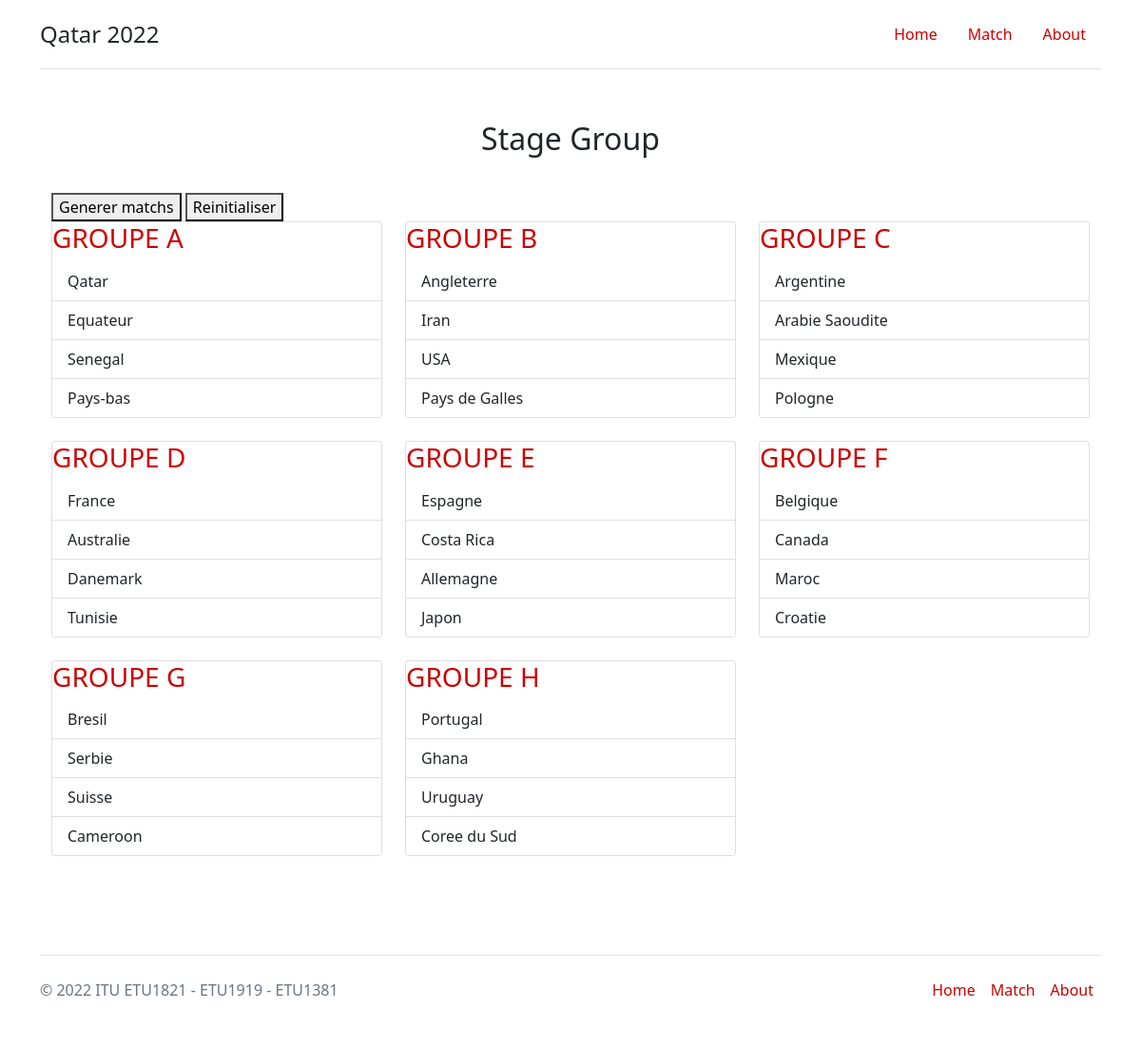
The page / on the database its author committed.
### tables this page shows
CREATE TABLE IF NOT EXISTS Groupe (
  idGroupe int NOT NULL AUTO_INCREMENT, 
  nomGroupe varchar(40) NOT NULL,
  PRIMARY KEY (idGroupe)
);

CREATE TABLE IF NOT EXISTS Equipe (
  idEquipe int NOT NULL AUTO_INCREMENT,
  idGroupe int NOT NULL,
  nomEquipe varchar(40) NOT NULL,
  PRIMARY KEY (idEquipe),
  FOREIGN KEY (idGroupe) REFERENCES Groupe(idGroupe)
);

### inc/Function.php (called while the page is built, shortened)
<?php
function getGroupe ($connection) {
    $requete = $connection->query("SELECT * from groupe");
    $requete->setFetchMode(PDO::FETCH_OBJ);
    $val = array();
    while($donne = $requete->fetch()){
        $val[] = $donne;
    }
    return $val;
}
function getequipesofgroupe($connection, $idgroupe)
{
    $sql = "SELECT * from groupe natural join equipe where idgroupe = '%s'";
    $sql = sprintf($sql, $idgroupe);
    $requete = $connection->query($sql);
    $requete->setFetchMode(PDO::FETCH_ASSOC);
    $val = array();
    while($donne = $requete->fetch()){
        $val[] = $donne;
    }
    return $val;
}
?>

### index.php (the view, shortened to what this page needs)
<?php
  require('inc/Function.php');
  $connexion = getConnection();
  $groupeonly = getGroupe($connexion);
?>
<!DOCTYPE html>
<html lang="en">
<head>
    <link rel="stylesheet" href="./assets/css/bootstrap.min.css">
    <link rel="stylesheet" href="./assets/css/style.css">
</head>
<body>
    <div class="container">
        <header class="d-flex flex-wrap justify-content py-3 mb-4 border-bottom">
            <a href="#" class="d-flex align-items-center mb-3 mb-md-0 me-md-auto text-dark text-decoration-none">
                <span class="fs-4 title">Qatar 2022</span>
            </a>
            <ul class="nav nav-pills">
                <li class="nav-item"><a href="#" class="nav-link" aria-current="page">Home</a></li>
                <li class="nav-item"><a href="#" class="nav-link" aria-current="page">Match</a></li>
                <li class="nav-item"><a href="#" class="nav-link" aria-current="page">About</a></li>
            </ul>
        </header>
        <section id="service" class="services pt-0">
            <div class="container" data-aos="fade-up">
              <div class="section-header">
                <h2>Stage Group</h2>
              </div>
              <div class="section-body">
                <a href="traitement-generer-match.php"><button>Generer matchs</button></a>
                <a href="traitement-reinitialisation.php"><button>Reinitialiser</button></a>
              </div>
              <div class="row gy-4">
                <?php
                  foreach ($groupeonly as $groupe) {
                ?>
                  <div class="col-lg-4 col-md-6" data-aos="fade-up" data-aos-delay="100">
                    <div class="card">
                      <ul class="list-group list-group-flush">
                          <h3><a href="./pages/result.php?idGroupe=<?php echo $groupe->idGroupe;?>" class="stretched-link"><?php echo $groupe->nomGroupe; ?> </a></h3>
                          <?php
                            $equipes = getequipesofgroupe($connexion, $groupe->idGroupe);
                            foreach ($equipes as $equipe) {
                          ?>
                            <li class="list-group-item"><?php echo $equipe['nomEquipe']; ?></li>
                          <?php
                            }
                          ?>
                      </ul>
                    </div>
                  </div>
                <?php
                  }
                ?>
              </div>
            </div>
          </section>
        <footer class="d-flex flex-wrap justify-content-between align-items-center py-3 my-4 border-top">
            <p class="col-md mb-0 text-muted">&copy; 2022 ITU ETU1821 - ETU1919 - ETU1381</p>
            <ul class="nav col-md-4 mb-0 justify-content-end">
                <li class="nav-item"><a href="#" class="nav-link px-2 text-muted">Home</a></li>
                <li class="nav-item"><a href="#" class="nav-link px-2 text-muted">Match</a></li>
                <li class="nav-item"><a href="#" class="nav-link px-2 text-muted">About</a></li>
            </ul>
        </footer>
    </div>
</body>
</html>

### assets/css/style.css (style rules this page uses)
.nav-link,.stretched-link { color: #cc0000 !important; position: relative; text-align: center; text-decoration: none; }
.nav-link::before { content: ''; width: 0; position: absolute; bottom: 0; height: 1px; border: 0px solid #cc0000; -webkit-transition: all .5s ease-in; -moz-transition: all .5s ease-in; -ms-transition: all .5s ease-in; -o-transition: all .5s ease-in; transition: all .5s ease-in; }
section { padding: 80px 0; overflow: hidden; }
.section-header { text-align: center; padding: 30px 0; position: relative; }
.section-body { border-collapse: collapse; width: 80%; }

### rows shown on the page
groupe: nomGroupe "GROUPE A"
equipe: nomEquipe "Qatar"
equipe: nomEquipe "Equateur"
equipe: nomEquipe "Senegal"
equipe: nomEquipe "Pays-bas"
groupe: nomGroupe "GROUPE B"
equipe: nomEquipe "Angleterre"
equipe: nomEquipe "Iran"
equipe: nomEquipe "USA"
equipe: nomEquipe "Pays de Galles"
groupe: nomGroupe "GROUPE C"
equipe: nomEquipe "Argentine"
equipe: nomEquipe "Arabie Saoudite"
equipe: nomEquipe "Mexique"
equipe: nomEquipe "Pologne"
groupe: nomGroupe "GROUPE D"
equipe: nomEquipe "France"
equipe: nomEquipe "Australie"
equipe: nomEquipe "Danemark"
equipe: nomEquipe "Tunisie"
groupe: nomGroupe "GROUPE E"
equipe: nomEquipe "Espagne"
equipe: nomEquipe "Costa Rica"
equipe: nomEquipe "Allemagne"
equipe: nomEquipe "Japon"
groupe: nomGroupe "GROUPE F"
equipe: nomEquipe "Belgique"
equipe: nomEquipe "Canada"
equipe: nomEquipe "Maroc"
equipe: nomEquipe "Croatie"
groupe: nomGroupe "GROUPE G"
equipe: nomEquipe "Bresil"
equipe: nomEquipe "Serbie"
equipe: nomEquipe "Suisse"
equipe: nomEquipe "Cameroon"
groupe: nomGroupe "GROUPE H"
equipe: nomEquipe "Portugal"
equipe: nomEquipe "Ghana"
equipe: nomEquipe "Uruguay"
equipe: nomEquipe "Coree du Sud"
